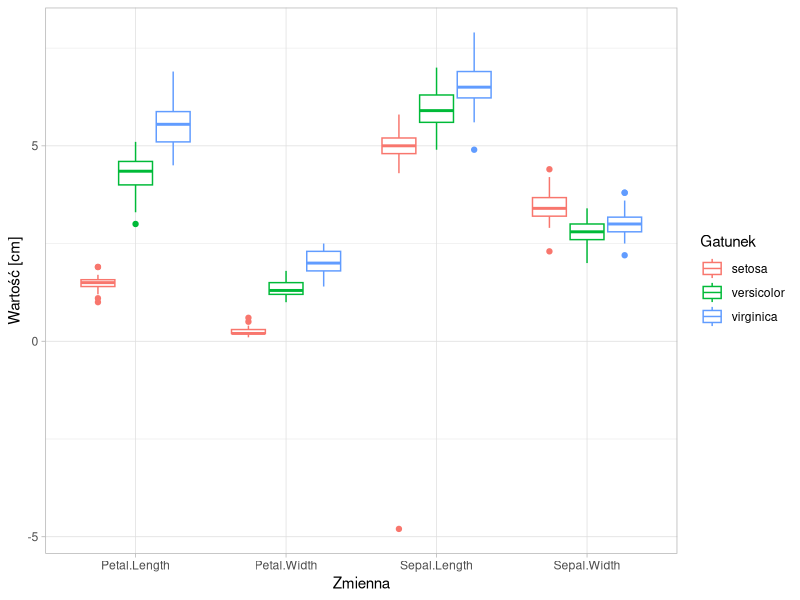
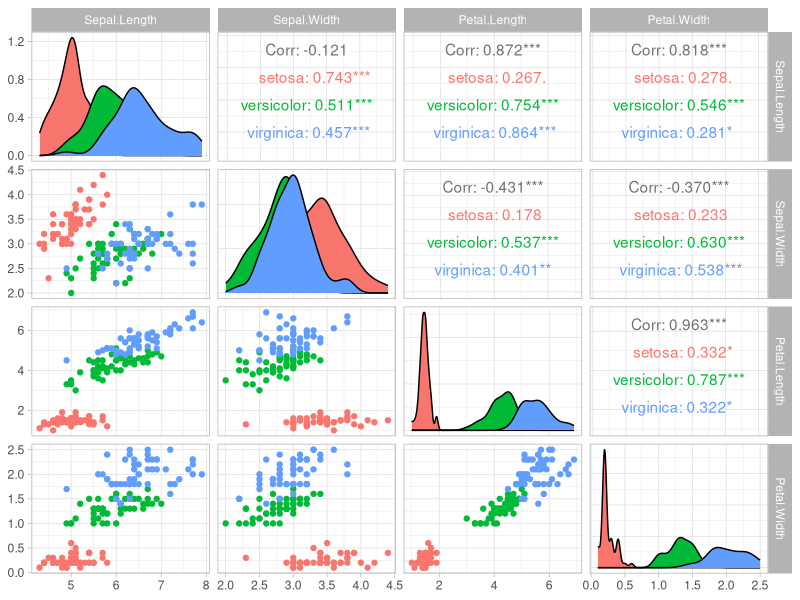
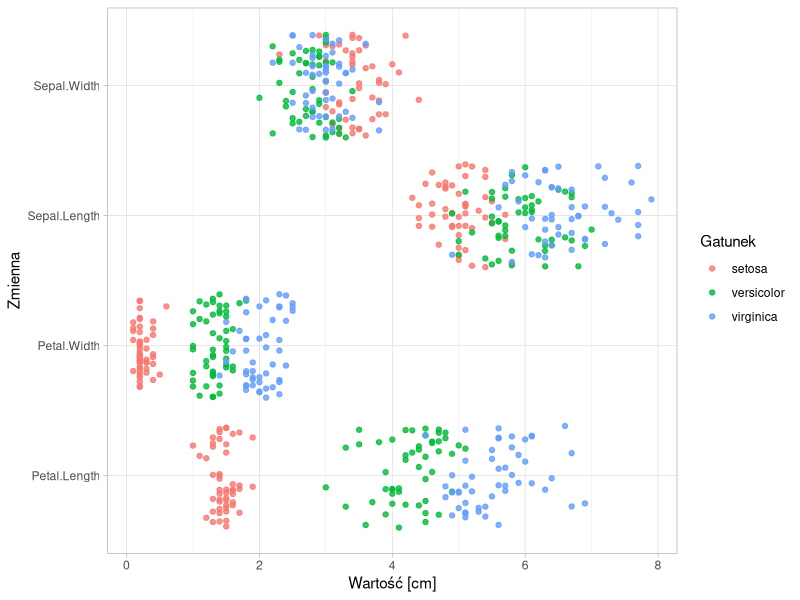

The R source for these figures, in order: (Note: this script raises an error after producing the figures.)
## ---- chunk 1
startTime = Sys.time()
## ---- chunk 2
library("MASS")
library("e1071")
library("tidyr")
library("caret")
library("GGally")
library("ggplot2")
library("doParallel")
## ---- chunk 3
dane = read.csv("data/C4L Academy - Data Science Graduate - IRISES dataset (2019-06).csv", sep = "|")
dane$Petal.Width[133] = "2.2"
dane$Petal.Width = as.numeric(as.character(dane$Petal.Width))
## ---- chunk 4
str(dane)
## ---- chunk 5
levels(dane$Species)
table(dane$Species)
## ---- chunk 6
apply(dane[1:4], 2, function(x) any(is.na(x)))
sum(is.na(dane$Sepal.Width))
which(is.na(dane$Sepal.Width))
dane$Sepal.Width[82] = round(mean(dane$Sepal.Width[dane$Species == "versicolor"], na.rm = TRUE), 1)
## ---- chunk 7
dane_long = gather(dane, "zmienna", "wartosc", 1:4)
ggplot(dane_long, aes(x = zmienna, y = wartosc)) + 
  geom_boxplot(aes(colour = Species)) +
  xlab("Zmienna") +
  ylab("Wartość [cm]") +
  labs(colour = "Gatunek") +
  theme_light()
## ---- chunk 8
dane$Sepal.Length[dane$Sepal.Length == -4.8] = abs(-4.8)
dane_long$wartosc[dane_long$wartosc == -4.8] = abs(-4.8)
## ---- chunk 9
sum(duplicated(dane[1:4]))
## ---- chunk 10
ggpairs(dane, mapping = aes(color = Species), 
        columns = c("Sepal.Length", "Sepal.Width", "Petal.Length", "Petal.Width")) +
  theme_light()
## ---- chunk 11
aggregate(. ~ Species, data = dane, mean)
## ---- chunk 12
ggplot(dane_long, aes(wartosc, zmienna)) +
  geom_jitter(aes(colour = Species), width = 0, alpha = 0.8) +
  xlab("Wartość [cm]") +
  ylab("Zmienna") +
  labs(colour = "Gatunek") +
  theme_light()
## ---- chunk 13
# ustawienie ziarna losowości (powtarzalność wyników)
set.seed(1)

trainIndex = createDataPartition(dane$Species, p = 0.8, list = FALSE)
train = dane[trainIndex, ]
test = dane[-trainIndex, ]
## ---- chunk 14
set.seed(1)
seeds = vector(mode = "list", length = 101) # length = number * repeats + 1
for(i in 1:101) seeds[[i]] = sample.int(n = 1000, 6)

# kroswalidacja 10-fold
fitControl = trainControl(method = "repeatedcv", 
                          number = 10, 
                          repeats = 10, 
                          seeds = seeds)

# równoległe tworzenie modeli
n_cores = detectCores() - 1
cl = makePSOCKcluster(n_cores)
registerDoParallel(cl)

# trenowanie modeli
SVM_mdl = train(Species ~ ., data = train, 
                method = "svmLinear2", 
                trControl = fitControl,
                metric = "Accuracy")

RF_mdl = train(Species ~ ., data = train,
               method = "ranger",
               trControl = fitControl,
               metric = "Accuracy")

LDA_mdl = train(Species ~ ., data = train,
                method = "lda2",
                trControl = fitControl,
                metric = "Accuracy")

stopCluster(cl)
## ---- chunk 15
resamps = resamples(list(SVM = SVM_mdl, RF = RF_mdl, LDA = LDA_mdl))
ggplot(resamps, metric = "Accuracy", conf.level = 0.99) +
  xlab("Model") +
  ylab("Dokładność") +
  labs(title = "Skuteczność klasyfikacji", subtitle = "Przedział ufności: 0,99") +
  theme_light()
## ---- chunk 16
# zapisz najlepszy model
saveRDS(LDA_mdl, "model_LDA.rds")
## ---- chunk 17
pred = predict(LDA_mdl, test)
confusionMatrix(pred, test$Species)
## ---- chunk 18
imps = data.frame(varImp(LDA_mdl)$importance)
imps$zmienna = rownames(imps)
imps = gather(imps, "gatunek", "istotnosc", 1:3)

ggplot(imps, aes(x = reorder(zmienna, istotnosc), y = istotnosc)) +
  geom_col(width = 0.01, fill = "black") +
  geom_point() +
  coord_flip() +
  facet_wrap(. ~ gatunek) +
  xlab("Zmienna") +
  ylab("Istotność") +
  labs(subtitle = "Liniowa analiza dyskryminacyjna") +
  theme_light()
